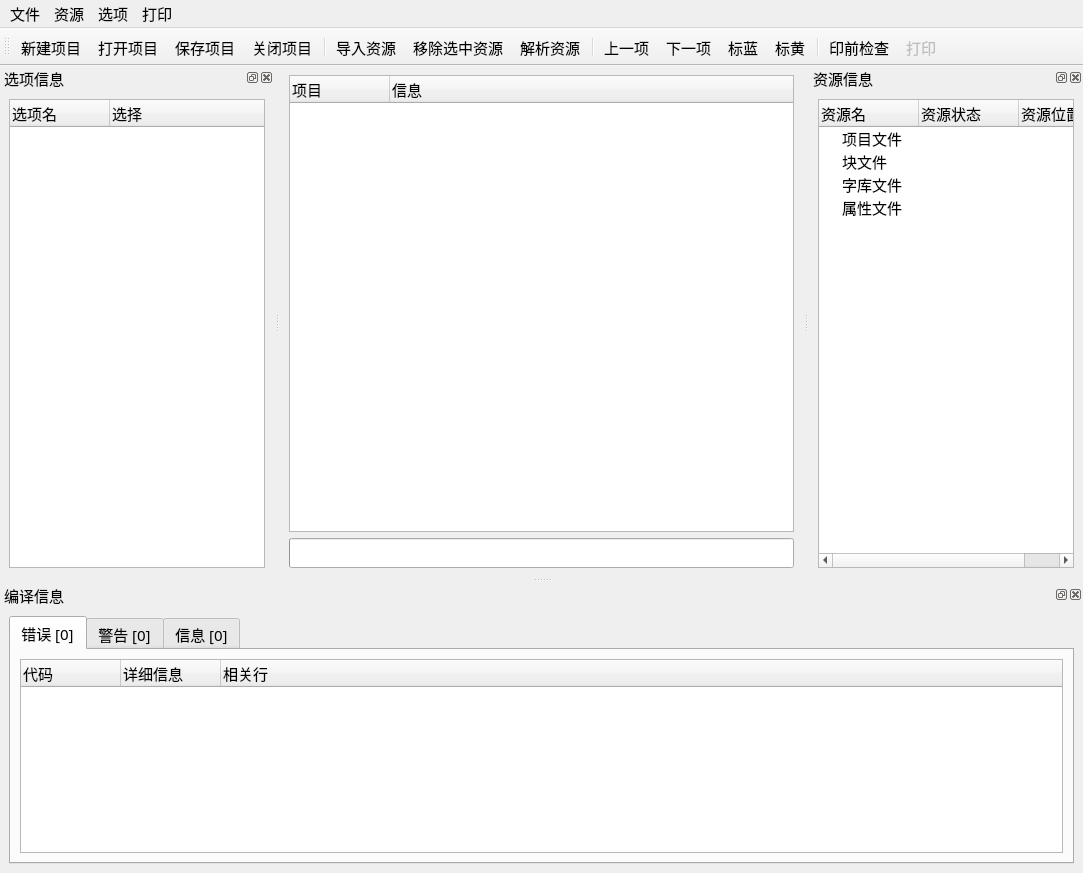
<?xml version="1.0" encoding="UTF-8"?>
<ui version="4.0">
 <class>unipage</class>
 <widget class="QMainWindow" name="unipage">
  <property name="geometry">
   <rect>
    <x>0</x>
    <y>0</y>
    <width>1083</width>
    <height>873</height>
   </rect>
  </property>
  <property name="font">
   <font>
    <family>思源黑体 CN Regular</family>
    <pointsize>11</pointsize>
   </font>
  </property>
  <property name="windowTitle">
   <string>Unipage</string>
  </property>
  <widget class="QWidget" name="centralwidget">
   <layout class="QVBoxLayout" name="verticalLayout">
    <item>
     <widget class="QTreeWidget" name="tree_out">
      <property name="font">
       <font>
        <family>思源黑体</family>
        <pointsize>11</pointsize>
       </font>
      </property>
      <property name="sizeAdjustPolicy">
       <enum>QAbstractScrollArea::AdjustToContents</enum>
      </property>
      <column>
       <property name="text">
        <string>项目</string>
       </property>
      </column>
      <column>
       <property name="text">
        <string>信息</string>
       </property>
      </column>
     </widget>
    </item>
    <item>
     <widget class="QProgressBar" name="bar">
      <property name="font">
       <font>
        <family>思源黑体</family>
        <pointsize>11</pointsize>
       </font>
      </property>
      <property name="value">
       <number>0</number>
      </property>
      <property name="textVisible">
       <bool>false</bool>
      </property>
     </widget>
    </item>
   </layout>
  </widget>
  <widget class="QMenuBar" name="menubar">
   <property name="geometry">
    <rect>
     <x>0</x>
     <y>0</y>
     <width>1083</width>
     <height>28</height>
    </rect>
   </property>
   <property name="font">
    <font>
     <family>思源黑体</family>
     <pointsize>11</pointsize>
    </font>
   </property>
   <property name="defaultUp">
    <bool>false</bool>
   </property>
   <widget class="QMenu" name="menu">
    <property name="font">
     <font>
      <family>思源黑体 CN Regular</family>
      <pointsize>10</pointsize>
     </font>
    </property>
    <property name="title">
     <string>文件</string>
    </property>
    <addaction name="act_create"/>
    <addaction name="act_open"/>
    <addaction name="act_save"/>
    <addaction name="act_close"/>
   </widget>
   <widget class="QMenu" name="menu_2">
    <property name="font">
     <font>
      <family>思源黑体 CN Regular</family>
      <pointsize>10</pointsize>
     </font>
    </property>
    <property name="title">
     <string>资源</string>
    </property>
    <addaction name="act_imprsc"/>
    <addaction name="act_delrsc"/>
    <addaction name="separator"/>
    <addaction name="act_parsc"/>
   </widget>
   <widget class="QMenu" name="menu_3">
    <property name="font">
     <font>
      <family>思源黑体 CN Regular</family>
      <pointsize>10</pointsize>
     </font>
    </property>
    <property name="title">
     <string>选项</string>
    </property>
    <addaction name="act_prev"/>
    <addaction name="act_next"/>
    <addaction name="act_yellow"/>
    <addaction name="act_blue"/>
   </widget>
   <widget class="QMenu" name="menu_4">
    <property name="font">
     <font>
      <family>思源黑体 CN Regular</family>
      <pointsize>10</pointsize>
     </font>
    </property>
    <property name="title">
     <string>打印</string>
    </property>
    <addaction name="act_check"/>
    <addaction name="act_print"/>
   </widget>
   <addaction name="menu"/>
   <addaction name="menu_2"/>
   <addaction name="menu_3"/>
   <addaction name="menu_4"/>
  </widget>
  <widget class="QToolBar" name="tools">
   <property name="windowTitle">
    <string>toolBar</string>
   </property>
   <attribute name="toolBarArea">
    <enum>TopToolBarArea</enum>
   </attribute>
   <attribute name="toolBarBreak">
    <bool>false</bool>
   </attribute>
   <addaction name="act_create"/>
   <addaction name="act_open"/>
   <addaction name="act_save"/>
   <addaction name="act_close"/>
   <addaction name="separator"/>
   <addaction name="act_imprsc"/>
   <addaction name="act_delrsc"/>
   <addaction name="act_parsc"/>
   <addaction name="separator"/>
   <addaction name="act_prev"/>
   <addaction name="act_next"/>
   <addaction name="act_blue"/>
   <addaction name="act_yellow"/>
   <addaction name="separator"/>
   <addaction name="act_check"/>
   <addaction name="act_print"/>
  </widget>
  <widget class="QDockWidget" name="dock_resource">
   <property name="sizePolicy">
    <sizepolicy hsizetype="Ignored" vsizetype="Preferred">
     <horstretch>0</horstretch>
     <verstretch>0</verstretch>
    </sizepolicy>
   </property>
   <property name="font">
    <font>
     <family>思源黑体</family>
     <pointsize>11</pointsize>
    </font>
   </property>
   <property name="contextMenuPolicy">
    <enum>Qt::DefaultContextMenu</enum>
   </property>
   <property name="acceptDrops">
    <bool>true</bool>
   </property>
   <property name="windowIcon">
    <iconset>
     <normaloff>src/images/tree.png</normaloff>src/images/tree.png</iconset>
   </property>
   <property name="windowTitle">
    <string>资源信息</string>
   </property>
   <attribute name="dockWidgetArea">
    <number>2</number>
   </attribute>
   <widget class="QWidget" name="widget_resource">
    <layout class="QHBoxLayout" name="horizontalLayout_4">
     <item>
      <widget class="QTreeWidget" name="tree_file">
       <property name="font">
        <font>
         <family>思源黑体</family>
         <pointsize>11</pointsize>
        </font>
       </property>
       <property name="sizeAdjustPolicy">
        <enum>QAbstractScrollArea::AdjustIgnored</enum>
       </property>
       <property name="editTriggers">
        <set>QAbstractItemView::NoEditTriggers</set>
       </property>
       <property name="selectionMode">
        <enum>QAbstractItemView::ExtendedSelection</enum>
       </property>
       <property name="uniformRowHeights">
        <bool>true</bool>
       </property>
       <property name="animated">
        <bool>false</bool>
       </property>
       <column>
        <property name="text">
         <string>资源名</string>
        </property>
       </column>
       <column>
        <property name="text">
         <string>资源状态</string>
        </property>
       </column>
       <column>
        <property name="text">
         <string>资源位置</string>
        </property>
       </column>
       <item>
        <property name="text">
         <string>项目文件</string>
        </property>
        <property name="text">
         <string/>
        </property>
        <property name="text">
         <string/>
        </property>
        <property name="flags">
         <set>ItemIsSelectable|ItemIsDragEnabled|ItemIsDropEnabled|ItemIsEnabled</set>
        </property>
       </item>
       <item>
        <property name="text">
         <string>块文件</string>
        </property>
        <property name="text">
         <string/>
        </property>
        <property name="text">
         <string/>
        </property>
        <property name="flags">
         <set>ItemIsSelectable|ItemIsDragEnabled|ItemIsDropEnabled|ItemIsEnabled</set>
        </property>
       </item>
       <item>
        <property name="text">
         <string>字库文件</string>
        </property>
        <property name="background">
         <brush brushstyle="NoBrush">
          <color alpha="255">
           <red>0</red>
           <green>0</green>
           <blue>0</blue>
          </color>
         </brush>
        </property>
        <property name="text">
         <string/>
        </property>
        <property name="text">
         <string/>
        </property>
        <property name="flags">
         <set>ItemIsSelectable|ItemIsDragEnabled|ItemIsDropEnabled|ItemIsEnabled</set>
        </property>
       </item>
       <item>
        <property name="text">
         <string>属性文件</string>
        </property>
        <property name="text">
         <string/>
        </property>
        <property name="text">
         <string/>
        </property>
        <property name="flags">
         <set>ItemIsSelectable|ItemIsDragEnabled|ItemIsDropEnabled|ItemIsEnabled</set>
        </property>
       </item>
      </widget>
     </item>
    </layout>
   </widget>
  </widget>
  <widget class="QDockWidget" name="dock_bug">
   <property name="font">
    <font>
     <family>思源黑体</family>
     <pointsize>11</pointsize>
    </font>
   </property>
   <property name="windowIcon">
    <iconset>
     <normaloff>src/images/tree.png</normaloff>src/images/tree.png</iconset>
   </property>
   <property name="windowTitle">
    <string>编译信息</string>
   </property>
   <attribute name="dockWidgetArea">
    <number>8</number>
   </attribute>
   <widget class="QWidget" name="widget_bug">
    <layout class="QHBoxLayout" name="horizontalLayout_5">
     <item>
      <widget class="QTabWidget" name="tab">
       <property name="font">
        <font>
         <family>思源黑体</family>
         <pointsize>11</pointsize>
        </font>
       </property>
       <property name="currentIndex">
        <number>0</number>
       </property>
       <widget class="QWidget" name="tab_err">
        <attribute name="title">
         <string>错误 [0]</string>
        </attribute>
        <layout class="QHBoxLayout" name="horizontalLayout">
         <item>
          <widget class="QTreeWidget" name="tree_err">
           <property name="font">
            <font>
             <family>思源黑体</family>
             <pointsize>11</pointsize>
            </font>
           </property>
           <column>
            <property name="text">
             <string>代码</string>
            </property>
           </column>
           <column>
            <property name="text">
             <string>详细信息</string>
            </property>
           </column>
           <column>
            <property name="text">
             <string>相关行</string>
            </property>
           </column>
          </widget>
         </item>
        </layout>
       </widget>
       <widget class="QWidget" name="tab_war">
        <attribute name="title">
         <string>警告 [0]</string>
        </attribute>
        <layout class="QHBoxLayout" name="horizontalLayout_3">
         <item>
          <widget class="QTreeWidget" name="tree_war">
           <column>
            <property name="text">
             <string>代码</string>
            </property>
           </column>
           <column>
            <property name="text">
             <string>详细信息</string>
            </property>
           </column>
           <column>
            <property name="text">
             <string>相关行</string>
            </property>
           </column>
          </widget>
         </item>
        </layout>
       </widget>
       <widget class="QWidget" name="tab_inf">
        <attribute name="title">
         <string>信息 [0]</string>
        </attribute>
        <layout class="QHBoxLayout" name="horizontalLayout_2">
         <item>
          <widget class="QTreeWidget" name="tree_inf">
           <column>
            <property name="text">
             <string>代码</string>
            </property>
           </column>
           <column>
            <property name="text">
             <string>详细信息</string>
            </property>
           </column>
           <column>
            <property name="text">
             <string>相关行</string>
            </property>
           </column>
          </widget>
         </item>
        </layout>
       </widget>
      </widget>
     </item>
    </layout>
   </widget>
  </widget>
  <widget class="QDockWidget" name="dock_setting">
   <property name="font">
    <font>
     <family>思源黑体</family>
     <pointsize>11</pointsize>
    </font>
   </property>
   <property name="windowIcon">
    <iconset>
     <normaloff>src/images/tree.png</normaloff>src/images/tree.png</iconset>
   </property>
   <property name="allowedAreas">
    <set>Qt::AllDockWidgetAreas</set>
   </property>
   <property name="windowTitle">
    <string>选项信息</string>
   </property>
   <attribute name="dockWidgetArea">
    <number>1</number>
   </attribute>
   <widget class="QWidget" name="widget_setting">
    <layout class="QHBoxLayout" name="horizontalLayout_7">
     <item>
      <widget class="QTreeWidget" name="tree_set">
       <property name="font">
        <font>
         <family>思源黑体</family>
         <pointsize>11</pointsize>
        </font>
       </property>
       <property name="sizeAdjustPolicy">
        <enum>QAbstractScrollArea::AdjustIgnored</enum>
       </property>
       <property name="selectionMode">
        <enum>QAbstractItemView::ExtendedSelection</enum>
       </property>
       <column>
        <property name="text">
         <string>选项名</string>
        </property>
       </column>
       <column>
        <property name="text">
         <string>选择</string>
        </property>
       </column>
      </widget>
     </item>
    </layout>
   </widget>
  </widget>
  <action name="act_create">
   <property name="icon">
    <iconset>
     <normaloff>src/images/create.png</normaloff>src/images/create.png</iconset>
   </property>
   <property name="text">
    <string>新建项目</string>
   </property>
   <property name="font">
    <font>
     <family>思源黑体</family>
     <pointsize>11</pointsize>
    </font>
   </property>
   <property name="shortcut">
    <string>Ctrl+N</string>
   </property>
  </action>
  <action name="act_open">
   <property name="icon">
    <iconset>
     <normaloff>src/images/open.png</normaloff>src/images/open.png</iconset>
   </property>
   <property name="text">
    <string>打开项目</string>
   </property>
   <property name="font">
    <font>
     <family>思源黑体</family>
     <pointsize>11</pointsize>
    </font>
   </property>
   <property name="shortcut">
    <string>Ctrl+O</string>
   </property>
  </action>
  <action name="act_save">
   <property name="icon">
    <iconset>
     <normaloff>src/images/pause.png</normaloff>src/images/pause.png</iconset>
   </property>
   <property name="text">
    <string>保存项目</string>
   </property>
   <property name="font">
    <font>
     <family>思源黑体</family>
     <pointsize>11</pointsize>
    </font>
   </property>
   <property name="shortcut">
    <string>Ctrl+S</string>
   </property>
  </action>
  <action name="act_imprsc">
   <property name="icon">
    <iconset>
     <normaloff>src/images/block.png</normaloff>src/images/block.png</iconset>
   </property>
   <property name="text">
    <string>导入资源</string>
   </property>
   <property name="font">
    <font>
     <family>思源黑体</family>
     <pointsize>11</pointsize>
    </font>
   </property>
  </action>
  <action name="act_delrsc">
   <property name="icon">
    <iconset>
     <normaloff>src/images/delete.png</normaloff>src/images/delete.png</iconset>
   </property>
   <property name="text">
    <string>移除选中资源</string>
   </property>
   <property name="font">
    <font>
     <family>思源黑体</family>
     <pointsize>11</pointsize>
    </font>
   </property>
   <property name="shortcut">
    <string>Del</string>
   </property>
  </action>
  <action name="act_parsc">
   <property name="icon">
    <iconset>
     <normaloff>src/images/parse.png</normaloff>src/images/parse.png</iconset>
   </property>
   <property name="text">
    <string>解析资源</string>
   </property>
   <property name="font">
    <font>
     <family>思源黑体</family>
     <pointsize>11</pointsize>
    </font>
   </property>
   <property name="shortcut">
    <string>F5</string>
   </property>
  </action>
  <action name="act_yellow">
   <property name="icon">
    <iconset>
     <normaloff>src/images/yellow.png</normaloff>src/images/yellow.png</iconset>
   </property>
   <property name="text">
    <string>标黄</string>
   </property>
   <property name="font">
    <font>
     <family>思源黑体</family>
     <pointsize>11</pointsize>
    </font>
   </property>
   <property name="shortcut">
    <string>Y</string>
   </property>
  </action>
  <action name="act_blue">
   <property name="icon">
    <iconset>
     <normaloff>src/images/blue.png</normaloff>src/images/blue.png</iconset>
   </property>
   <property name="text">
    <string>标蓝</string>
   </property>
   <property name="font">
    <font>
     <family>思源黑体</family>
     <pointsize>11</pointsize>
    </font>
   </property>
   <property name="shortcut">
    <string>B</string>
   </property>
  </action>
  <action name="act_prev">
   <property name="icon">
    <iconset>
     <normaloff>src/images/previous.png</normaloff>src/images/previous.png</iconset>
   </property>
   <property name="text">
    <string>上一项</string>
   </property>
   <property name="font">
    <font>
     <family>思源黑体</family>
     <pointsize>11</pointsize>
    </font>
   </property>
   <property name="shortcut">
    <string>Left</string>
   </property>
  </action>
  <action name="act_next">
   <property name="icon">
    <iconset>
     <normaloff>src/images/next.png</normaloff>src/images/next.png</iconset>
   </property>
   <property name="text">
    <string>下一项</string>
   </property>
   <property name="font">
    <font>
     <family>思源黑体</family>
     <pointsize>11</pointsize>
    </font>
   </property>
   <property name="shortcut">
    <string>Right</string>
   </property>
  </action>
  <action name="act_check">
   <property name="icon">
    <iconset>
     <normaloff>src/images/check.png</normaloff>src/images/check.png</iconset>
   </property>
   <property name="text">
    <string>印前检查</string>
   </property>
   <property name="font">
    <font>
     <family>思源黑体</family>
     <pointsize>11</pointsize>
    </font>
   </property>
  </action>
  <action name="act_print">
   <property name="enabled">
    <bool>false</bool>
   </property>
   <property name="icon">
    <iconset>
     <normaloff>src/images/print.png</normaloff>src/images/print.png</iconset>
   </property>
   <property name="text">
    <string>打印</string>
   </property>
   <property name="font">
    <font>
     <family>思源黑体</family>
     <pointsize>11</pointsize>
    </font>
   </property>
  </action>
  <action name="act_close">
   <property name="icon">
    <iconset>
     <normaloff>src/images/close.png</normaloff>src/images/close.png</iconset>
   </property>
   <property name="text">
    <string>关闭项目</string>
   </property>
   <property name="font">
    <font>
     <family>思源黑体</family>
     <pointsize>11</pointsize>
    </font>
   </property>
   <property name="shortcut">
    <string>Ctrl+W</string>
   </property>
  </action>
 </widget>
 <resources/>
 <connections/>
</ui>
